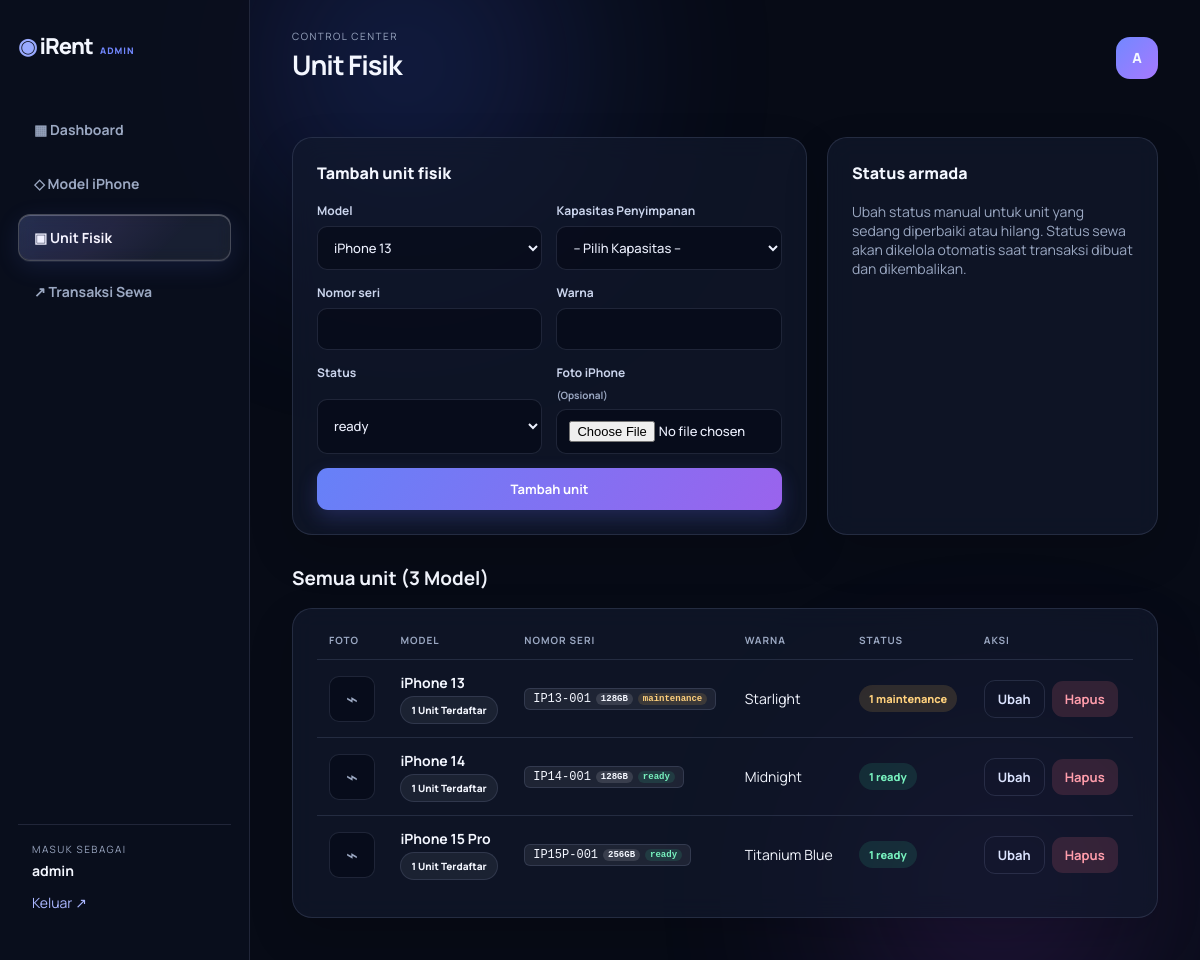
The page /units.php (signed in) on the database its author committed.
### tables this page shows
CREATE TABLE tb_unit_iphone (id_unit INT AUTO_INCREMENT PRIMARY KEY, id_model INT NOT NULL, penyimpanan VARCHAR(20) NOT NULL DEFAULT '128GB', nomor_seri VARCHAR(100) NOT NULL UNIQUE, warna VARCHAR(50) NOT NULL, foto VARCHAR(255) NULL, status ENUM('ready','booked','disewa','maintenance','hilang') NOT NULL DEFAULT 'ready', FOREIGN KEY (id_model) REFERENCES tb_iphone_model(id_model) ON DELETE RESTRICT);

### includes/auth.php (called while the page is built, shortened)
<?php
function e(?string $value): string { return htmlspecialchars($value ?? '', ENT_QUOTES, 'UTF-8'); }

### units.php (the view, shortened to what this page needs)
<?php require_once 'includes/auth.php';
$pdo = db();
$edit = isset($_GET['edit']) ? $pdo->prepare('SELECT * FROM tb_unit_iphone WHERE id_unit=?') : null;
$models = $pdo->query('SELECT * FROM tb_iphone_model ORDER BY nama_model')->fetchAll();
$rows = $pdo->query('SELECT u.*, m.nama_model FROM tb_unit_iphone u JOIN tb_iphone_model m ON m.id_model=u.id_model ORDER BY m.nama_model ASC, u.nomor_seri ASC')->fetchAll();
$groupedUnits = [];
foreach ($rows as $r) {
    $mid = $r['id_model'];
    if (!isset($groupedUnits[$mid])) {
        $groupedUnits[$mid] = [
            'id_model' => $mid,
            'nama_model' => $r['nama_model'],
            'foto' => $r['foto'],
            'units' => []
        ];
    }
    $groupedUnits[$mid]['units'][] = $r;
}
require 'includes/layout.php';
page_start('Unit Fisik', true); ?>
<div class="content-grid">
    <section class="panel">
        <h2 class="panel-title"><?= $edit ? 'Ubah unit' : 'Tambah unit fisik' ?></h2>
        <form method="post" enctype="multipart/form-data">
            <div class="form-grid">
                <label>Model
                    <select name="id_model" required>
                        <?php foreach ($models as $m): ?>
                            <option value="<?= $m['id_model'] ?>" <?= ($edit['id_model'] ?? '') == $m['id_model'] ? 'selected' : '' ?>>
                                <?= e($m['nama_model']) ?>
                            </option>
                        <?php endforeach ?>
                    </select>
                </label>
                <label>Kapasitas Penyimpanan
                    <select name="penyimpanan" required>
                        <option value="" disabled <?= empty($edit['penyimpanan']) ? 'selected' : '' ?>>-- Pilih Kapasitas --</option>
                    </select>
                </label>
            </div>
            <div class="form-grid"><label>Nomor seri<input name="nomor_seri" value="<?= e($edit['nomor_seri'] ?? '') ?>" required></label><label>Warna<input name="warna" value="<?= e($edit['warna'] ?? '') ?>" required></label></div>
            <div class="form-grid"><label>Status<select name="status"><?php foreach (['ready', 'booked', 'maintenance', 'hilang'] as $s): ?><option <?= $s === ($edit['status'] ?? 'ready') ? 'selected' : '' ?>><?= $s ?></option><?php endforeach ?></select></label><label>Foto iPhone <small class="muted">(Opsional)</small><input type="file" name="foto" accept="image/*"></label></div>
            <button class="primary-btn"><?= $edit ? 'Simpan perubahan' : 'Tambah unit' ?></button>
        </form>
    </section>
    <section class="panel">
        <h2 class="panel-title">Status armada</h2>
        <p class="muted">Ubah status manual untuk unit yang sedang diperbaiki atau hilang. Status sewa akan dikelola otomatis saat transaksi dibuat dan dikembalikan.</p>
    </section>
</div>
<div class="section-head">
    <h2>Semua unit (<?= count($groupedUnits) ?> Model)</h2>
</div>
<section class="panel table-wrap">
    <table>
        <thead>
            <tr>
                <th>Foto</th>
                <th>Model</th>
                <th>Nomor seri</th>
                <th>Warna</th>
                <th>Status</th>
                <th>Aksi</th>
            </tr>
        </thead>
        <tbody>
            <?php if (empty($groupedUnits)): ?>
                <tr><td colspan="6" class="empty">Belum ada unit fisik terdaftar.</td></tr>
            <?php else: ?>
                <?php foreach ($groupedUnits as $g):
                    $colors = array_unique(array_filter(array_column($g['units'], 'warna')));
                    $statusCounts = [];
                    foreach ($g['units'] as $u) {
                        $statusCounts[$u['status']] = ($statusCounts[$u['status']] ?? 0) + 1;
                    }
                ?>
                <tr>
                    <td><?php if (!empty($g['foto'])): ?><img src="<?= e($g['foto']) ?>" alt="Foto iPhone" class="unit-thumb"><?php else: ?><div class="unit-thumb-placeholder">⌁</div><?php endif ?></td>
                    <td>
                        <strong><?= e($g['nama_model']) ?></strong>
                        <div style="margin-top:4px;">
                            <span class="badge" style="font-size:10px;background:rgba(255,255,255,0.06);border:1px solid var(--line);"><?= count($g['units']) ?> Unit Terdaftar</span>
                        </div>
                    </td>
                    <td>
                        <div style="display:flex;flex-wrap:wrap;gap:6px;align-items:center;">
                            <?php foreach ($g['units'] as $u): ?>
                                <span style="font-family:monospace;font-size:12px;background:rgba(255,255,255,0.07);border:1px solid var(--line);padding:3px 8px;border-radius:6px;display:inline-flex;align-items:center;gap:5px;">
                                    <?= e($u['nomor_seri']) ?>
                                    <span class="badge" style="font-size:9px;padding:1px 5px;background:rgba(255,255,255,0.12);color:var(--text);"><?= e($u['penyimpanan']) ?></span>
                                    <span class="badge <?= e($u['status']) ?>" style="font-size:9px;padding:1px 5px;"><?= e($u['status']) ?></span>
                                </span>
                            <?php endforeach; ?>
                        </div>
                    </td>
                    <td><?= e(implode(', ', $colors)) ?></td>
                    <td>
                        <div style="display:flex;flex-wrap:wrap;gap:4px;">
                            <?php foreach ($statusCounts as $st => $cnt): ?>
                                <span class="badge <?= e($st) ?>"><?= $cnt ?> <?= e($st) ?></span>
                            <?php endforeach; ?>
                        </div>
                    </td>
                    <td>
                        <?php if (count($g['units']) === 1): ?>
                            <div class="actions">
                                <a class="outline-btn compact" href="units.php?edit=<?= $g['units'][0]['id_unit'] ?>">Ubah</a>
                                <form method="post" style="display:inline;">
                                    <button class="danger-btn compact" data-confirm="Hapus unit <?= e($g['units'][0]['nomor_seri']) ?>?">Hapus</button>
                                </form>
                            </div>
                        <?php endif; ?>
                    </td>
                </tr>
                <?php endforeach ?>
            <?php endif ?>
        </tbody>
    </table>
</section><?php page_end(); ?>

### assets/css/style.css (style rules this page uses)
:root { --bg: #070b16; --panel: rgba(18, 25, 45, .7); --line: rgba(189, 204, 255, .13); --text: #f4f7ff; --muted: #9ba8c2; --blue: #7288ff; --violet: #a779ff; --emerald: #36d69a; --amber: #f6bd54; --rose: #fb7185 }
* { box-sizing: border-box }
body { margin: 0; color: var(--text); background: var(--bg); font-family: Manrope, Arial, sans-serif; font-size: 14px; min-height: 100vh }
a { color: inherit; text-decoration: none }
.stagger-in { animation: stagger-in .45s ease both }
.primary-btn, .outline-btn, .danger-btn { border: 0; cursor: pointer; display: inline-flex; justify-content: center; align-items: center; padding: 12px 17px; border-radius: 11px; font: 700 13px Manrope }
.primary-btn { color: white; background: linear-gradient(120deg, #6681f8, #9a63ed); box-shadow: 0 8px 20px rgba(107, 113, 255, .22) }
.compact { padding: 9px 13px }
.outline-btn { border: 1px solid var(--line); color: #dce4ff; background: transparent }
.danger-btn { background: rgba(251, 113, 133, .15); color: #ff9dab }
.panel, .stat-card { background: var(--panel); border: 1px solid var(--line); box-shadow: 0 18px 45px rgba(0, 0, 0, .16); backdrop-filter: blur(12px); border-radius: 20px }
.panel { padding: 24px }
.content-grid { display: grid; grid-template-columns: 1.4fr .9fr; gap: 20px; margin-top: 22px }
.panel-title { font-size: 16px; font-weight: 800; margin: 0 0 18px }
.section-head { display: flex; justify-content: space-between; align-items: center; margin: 30px 0 17px }
.section-head h2 { margin: 0; font-size: 19px }
.table-wrap { overflow: auto }
table { border-collapse: collapse; width: 100%; min-width: 600px }
th { text-align: left; font-size: 10px; letter-spacing: 1px; color: var(--muted); text-transform: uppercase; padding: 0 12px 12px }
td { padding: 13px 12px; border-top: 1px solid var(--line) }
.badge { font-size: 11px; font-weight: 800; display: inline-block; border-radius: 999px; padding: 6px 10px }
.ready, .selesai { color: #78f1bf; background: rgba(54, 214, 154, .13) }
.maintenance { color: #ffd17d; background: rgba(246, 189, 84, .14) }
form { display: grid; gap: 14px }
.form-grid { display: grid; grid-template-columns: repeat(2, 1fr); gap: 14px }
label { display: grid; gap: 7px; font-size: 12px; font-weight: 700; color: #cbd5ed }
input, select, textarea { width: 100%; border: 1px solid var(--line); border-radius: 10px; background: rgba(5, 9, 19, .55); padding: 11px 12px; color: #edf1ff; outline: none; font: 500 13px Manrope }
select option { background: #11172a }
.muted { color: var(--muted) }
.actions { display: flex; gap: 7px; align-items: center }
.unit-thumb-placeholder { width: 46px; height: 46px; border-radius: 10px; border: 1px solid var(--line); background: rgba(5, 9, 19, .55); display: grid; place-items: center; color: var(--muted); font-size: 20px }

### rows shown on the page
tb_unit_iphone: nama_model "iPhone 13", count($g['units']) "1", nomor_seri "IP13-001", penyimpanan "128GB", status "maintenance", colors "Starlight", cnt "1", st "maintenance"
tb_unit_iphone: nama_model "iPhone 14", count($g['units']) "1", nomor_seri "IP14-001", penyimpanan "128GB", status "ready", colors "Midnight", cnt "1", st "ready"
tb_unit_iphone: nama_model "iPhone 15 Pro", count($g['units']) "1", nomor_seri "IP15P-001", penyimpanan "256GB", status "ready", colors "Titanium Blue", cnt "1", st "ready"

### other values the page prints
$me['username'] "admin"
$title "Unit Fisik"
substr($me['username'],0,1) "A"
count($groupedUnits) "3"
form field id_model "iPhone 13"
form field status "ready"
